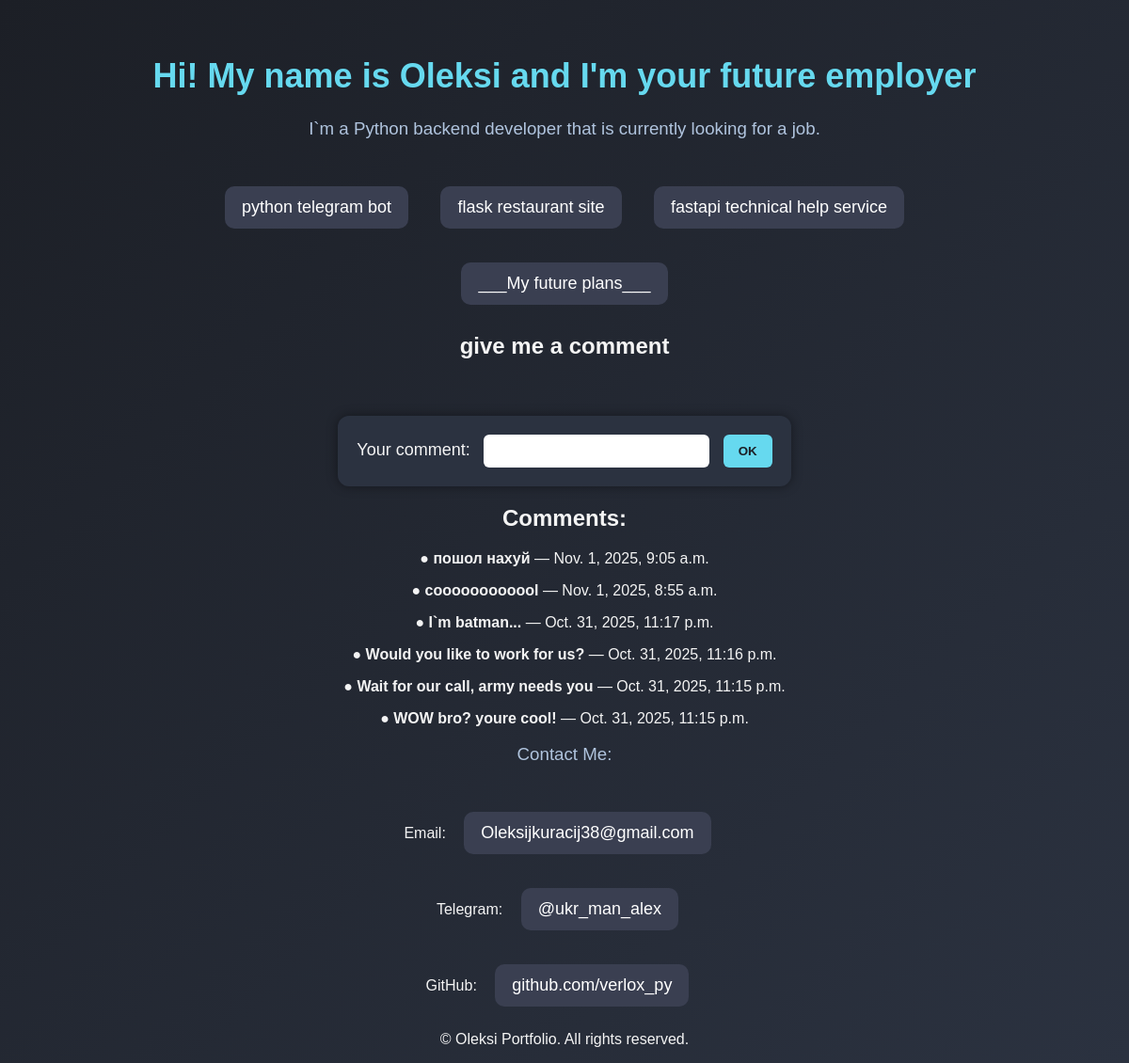
The page / on the database its author committed.
### oleksi/models.py (models this page shows)
class Comment(models.Model):
    comment_text = models.CharField(max_length=200, verbose_name="Коментар")
    created_at = models.DateTimeField(auto_now_add=True, verbose_name="Дата створення")

### oleksi/views.py (the view)
# urls.py: path('', views.home, name='home'),
def home(request):
    if request.method == "POST":
        context = request.POST.get('comment')
        Comment.objects.create(comment_text=context)  # <-- ОТУТ ТИ ДОДАЄШ В БАЗУ
        comments = Comment.objects.all().order_by('-created_at')
        return render(request, 'oleksi/home.html', {'comments': comments})  # щоб при F5 не дублювало
    comments = Comment.objects.all().order_by('-created_at')
    return render(request, 'oleksi/home.html', {'comments': comments})

### templates/oleksi/home.html (shortened to what this page needs)
 {% block content %}
 {% load static %}
<!DOCTYPE html>
<html lang="en">
<head>
    <link rel="stylesheet" href="{% static 'oleksi/css/style.css' %}">
</head>
<body>
<h1>Hi! My name is Oleksi and I'm your future employer</h1>
<h3>I`m a Python backend developer that is currently looking for a job.</h3>
<a href="/project1/">python telegram bot</a>
<a href="/project2/">flask restaurant site</a>
<a href="/project3/">fastapi technical help service</a>
<p>
<a href="/future/">___My future plans___</a>
</p>
<h2>give me a comment</h2>
<form action="/" method="post">
    <label>Your comment:</label>
    <input type="text" name="comment">
    <button type="submit">OK</button>
</form>
<h2>Comments:</h2>
{% for c in comments %}
    <p><b>● {{ c.comment_text }}</b> — {{ c.created_at }}</p>
{% empty %}
    <p>No comments yet. Be the first genius.</p>
{% endfor %}
{% endblock %}
    <footer>
        <div class="footer-container">
            <h3>Contact Me:</h3>
            <p>Email: <a href="mailto:oleksi@example.com">Oleksijkuracij38@gmail.com</a></p>
            <p>Telegram: <a href="https://t.me/yourusername" target="_blank">@ukr_man_alex</a></p>
            <p>GitHub: <a href="https://github.com/yourgithub" target="_blank">github.com/verlox_py</a></p>
            <p class="copyright">© {{ year }} Oleksi Portfolio. All rights reserved.</p>
        </div>
    </footer>
</body>
</html>

### static/oleksi/css/style.css (style rules this page uses)
body { font-family: Arial, sans-serif; background: linear-gradient(135deg, #1c1f26, #2b3240); color: #f4f4f4; margin: 0; padding: 0; text-align: center; }
h1 { margin-top: 60px; font-size: 36px; font-weight: 700; color: #66d9ef; }
h3 { font-weight: 300; color: #b0c4de; margin-bottom: 40px; }
a { display: inline-block; margin: 10px 15px; padding: 12px 18px; text-decoration: none; color: #fff; background: #3a3f51; border-radius: 10px; transition: 0.3s; font-size: 18px; }
form { margin-top: 40px; background: #2b3240; padding: 20px; display: inline-block; border-radius: 12px; box-shadow: 0 0 12px rgba(0,0,0,0.4); }
label { font-size: 18px; margin-right: 10px; }
input[type="text"] { padding: 10px; border-radius: 6px; border: none; margin-right: 10px; width: 220px; }
button { padding: 10px 16px; border: none; background: #66d9ef; color: #1c1f26; font-weight: bold; border-radius: 6px; cursor: pointer; transition: 0.2s; }

### rows shown on the page
Comment: comment_text "пошол нахуй", created_at "Nov. 1, 2025, 9:05 a.m."
Comment: comment_text "coooooooooool", created_at "Nov. 1, 2025, 8:55 a.m."
Comment: comment_text "I`m batman...", created_at "Oct. 31, 2025, 11:17 p.m."
Comment: comment_text "Would you like to work for us?", created_at "Oct. 31, 2025, 11:16 p.m."
Comment: comment_text "Wait for our call, army needs you", created_at "Oct. 31, 2025, 11:15 p.m."
Comment: comment_text "WOW bro? youre cool!", created_at "Oct. 31, 2025, 11:15 p.m."
